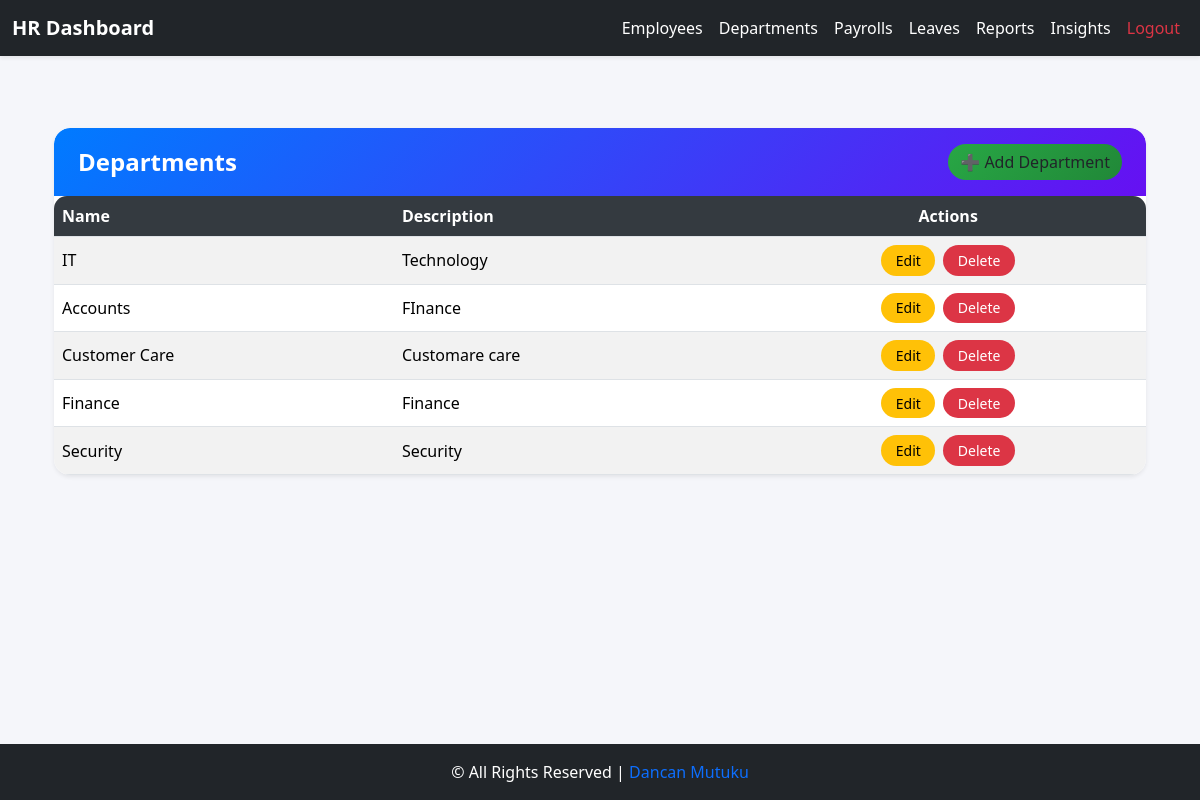
/employee/hr/departments/ (signed in), run on an earlier commit of the app's database.
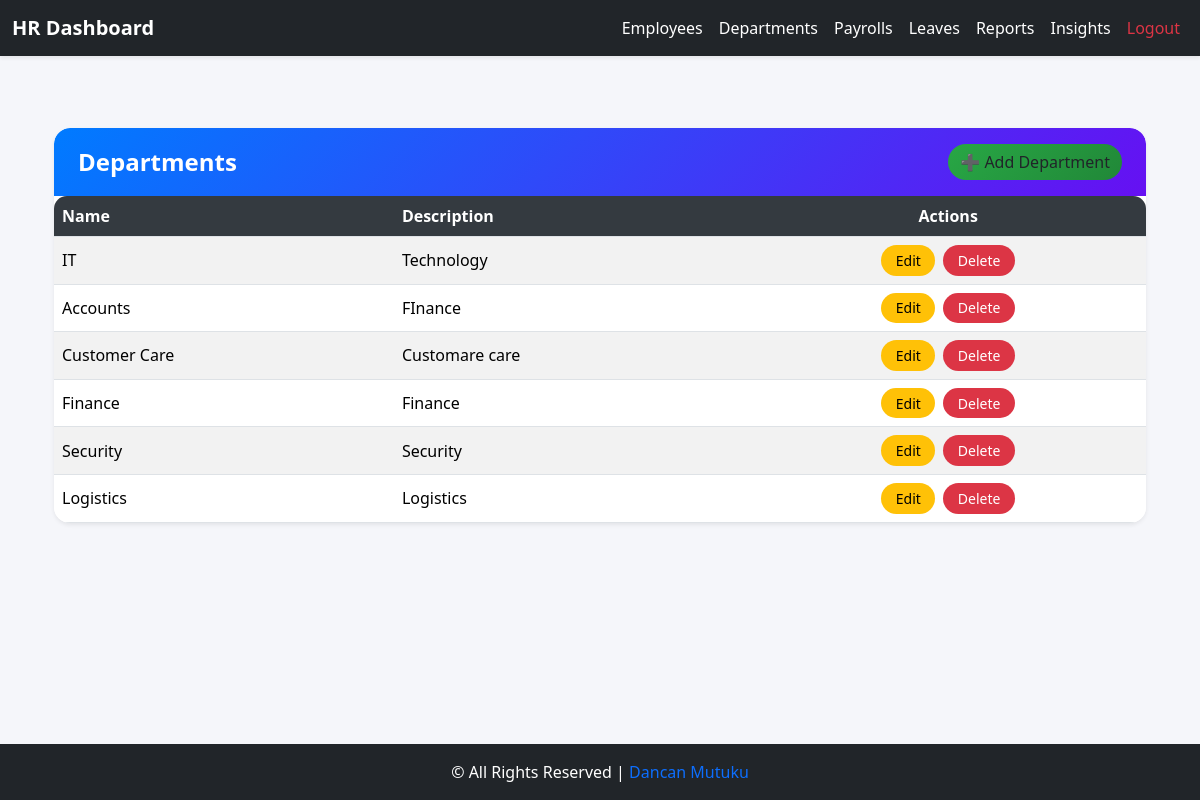
And on a later commit of the database.
### core/models.py (models this page shows, shortened)
class Department(models.Model):
    name = models.CharField(max_length=100)
    description = models.TextField(blank=True)

### core/views.py (the view)
# urls.py: path("hr/departments/", views.hr_department_list, name="hr_department_list"),
@login_required
@group_required('HR')
def hr_department_list(request):
    departments = Department.objects.all()
    return render(request, 'core/hr_department_list.html', {'departments': departments})

### core/views.py (called while the page is built)
def group_required(group_name):
    def check(user):
        return user.is_superuser or user.groups.filter(name=group_name).exists()
    return user_passes_test(check)

### core/templates/core/hr_department_list.html (shortened to what this page needs)
{% extends "base_hr.html" %}
{% block content %}
<div class="container my-5">
    <div class="card departments-card shadow-sm">
        <div class="departments-header">
            <h4>Departments</h4>
            <a href="{% url 'hr_department_create' %}" class="btn btn-add">➕ Add Department</a>
        </div>
        <div class="card-body p-0">
            {% if departments %}
            <div class="table-responsive">
                <table class="table table-modern table-striped table-hover align-middle mb-0">
                    <thead>
                        <tr>
                            <th>Name</th>
                            <th>Description</th>
                            <th class="text-center">Actions</th>
                        </tr>
                    </thead>
                    <tbody>
                        {% for dept in departments %}
                        <tr>
                            <td>{{ dept.name }}</td>
                            <td>{{ dept.description|default:"—" }}</td>
                            <td class="text-center">
                                <a href="{% url 'hr_department_edit' dept.pk %}" class="btn btn-sm btn-warning me-1">Edit</a>
                                <a href="{% url 'hr_department_delete' dept.pk %}" class="btn btn-sm btn-danger">Delete</a>
                            </td>
                        </tr>
                        {% endfor %}
                    </tbody>
                </table>
            </div>
            {% else %}
            <div class="p-4 text-center">
                <div class="alert alert-info mb-0">No departments found.</div>
            </div>
            {% endif %}
        </div>
    </div>
</div>
{% endblock %}

What changed in the data, as far as the page shows it:
added Department: name "Logistics", description "Logistics"
